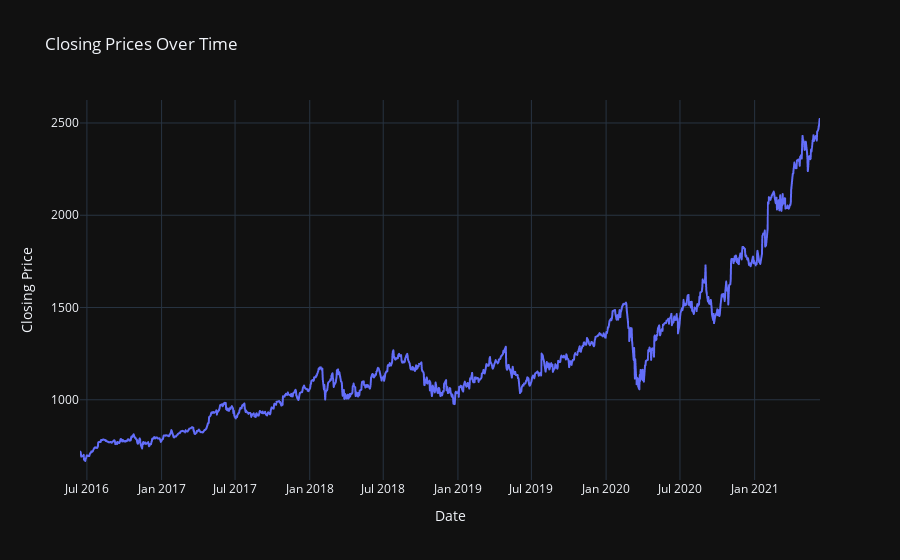

Notebook cell for this chart:
### Code cell
fig = px.line(stock_data, x='date', y='close', title='Closing Prices Over Time')
fig.update_xaxes(title='Date')
fig.update_yaxes(title='Closing Price')
fig.update_layout(template='plotly_dark')
fig.show()

### Figure 1 — Plotly figure (JSON) as saved in the notebook; plotly's stock layout.template omitted (floating-point values rounded to 4 significant figures; data arrays with more than 128 entries replaced by an {"elided": "..."} marker saying what was removed)
{"data": [{"hovertemplate": "date=%{x}<br>close=%{y}<extra></extra>", "legendgroup": "", "line": {"color": "#636efa", "dash": "solid"}, "marker": {"symbol": "circle"}, "mode": "lines", "name": "", "showlegend": false, "type": "scattergl", "x": {"elided": "1258 str values"}, "xaxis": "x", "y": {"elided": "1258 float values"}, "yaxis": "y"}], "layout": {"autosize": true, "legend": {"tracegroupgap": 0}, "title": {"text": "Closing Prices Over Time"}, "xaxis": {"anchor": "y", "autorange": true, "domain": [0, 1], "range": ["2016-06-14", "2021-06-11"], "title": {"text": "Date"}, "type": "date"}, "yaxis": {"anchor": "x", "autorange": true, "domain": [0, 1], "range": [565.3, 2625.0], "title": {"text": "Closing Price"}, "type": "linear"}}}
